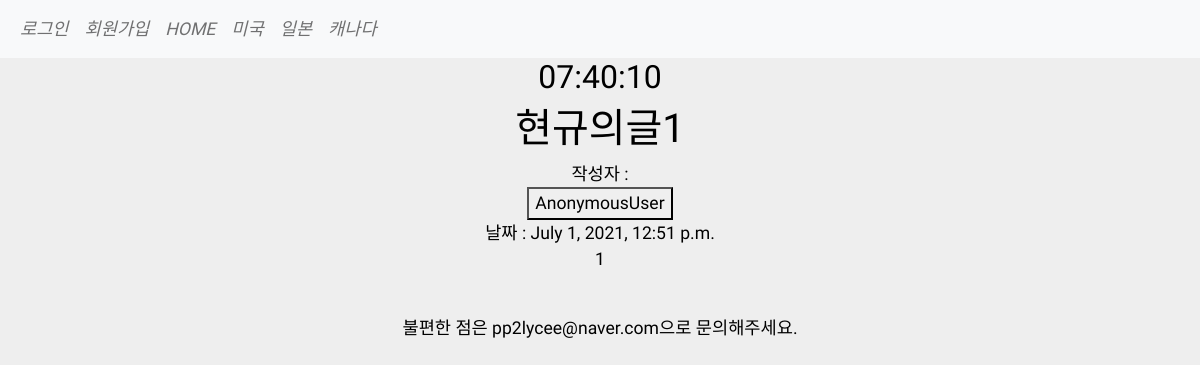
/blog/5, run on an earlier commit of the app's database.
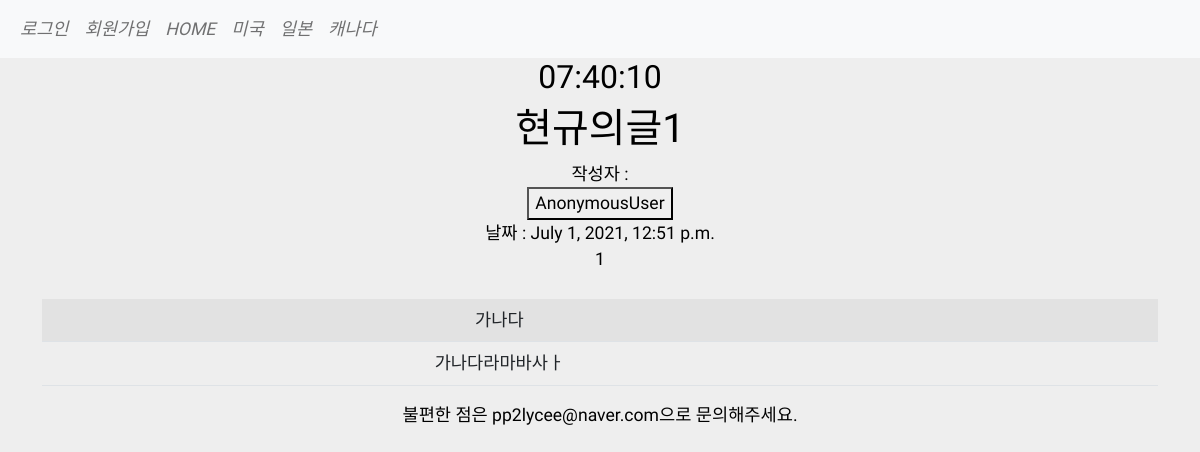
And on a later commit of the database.
### comments/models.py (models this page shows, shortened)
class Comment(models.Model):
    document = models.ForeignKey(Blog,on_delete=models.CASCADE, related_name='comments')
    author = models.ForeignKey(CustomUser,on_delete=models.SET_NULL, null=True, blank=True, related_name='comments')
    text = models.CharField(max_length=200)
    created = models.DateTimeField(auto_now_add=True)
    updated = models.DateTimeField(auto_now=True)
    like = models.IntegerField(default=0)
    dislike = models.IntegerField(default=0)

### blog/views.py (the view)
# urls.py: path('<str:id>', detail, name="detail"), #id(기본키에 따라 화면 다르게 표시), detail은 함수이름
def detail(request, id):
    blog = get_object_or_404(Blog, pk=id)
    current_user = request.user.username
    owner_user = Blog.objects.get(id=id).writer
    comment = "아직 써진 댓글이 없습니다."
    if request.method == "POST":
        comment_form = CommentForm(request.POST)
        comment_form.instance.author_id = request.user.id
        comment_form.instance.document_id = id
        if comment_form.is_valid():
            comment = comment_form.save()
    comment_form = CommentForm()
    comments = Blog.objects.get(id=id).comments.all()
    print(type(comments))
    return render(request, 'detail.html', {'blog':blog, "comments":comments, "comment_form":comment_form, "current_user":current_user, "owner_user":owner_user, "comment":comment})

### blog/templates/detail.html (shortened to what this page needs)
{% extends 'base.html' %}
{%block content%}
            <h1>{{blog.title}}</h1>
            <div>
            작성자 :
            <form action="{% url 'search' %}" method="GET">
                <button>{{blog.writer}}</button>
            </form>
            날짜 : {{blog.pub_date}}
            </div>
            <div>
                {{blog.body}}
            </div>
            <br>
            <table class="table table-striped">
                {% for comment in comments %}
                    <tr>
                        <td>{{comment.text}}</td>
                        <td></td>
                        <td></td>
                    </tr>
                {% endfor %}
            </table>
    </body>
</html>
{%endblock%}

What changed in the data, as far as the page shows it:
added Comment: text "가나다"
added Comment: text "가나다라마바사ㅏ"
